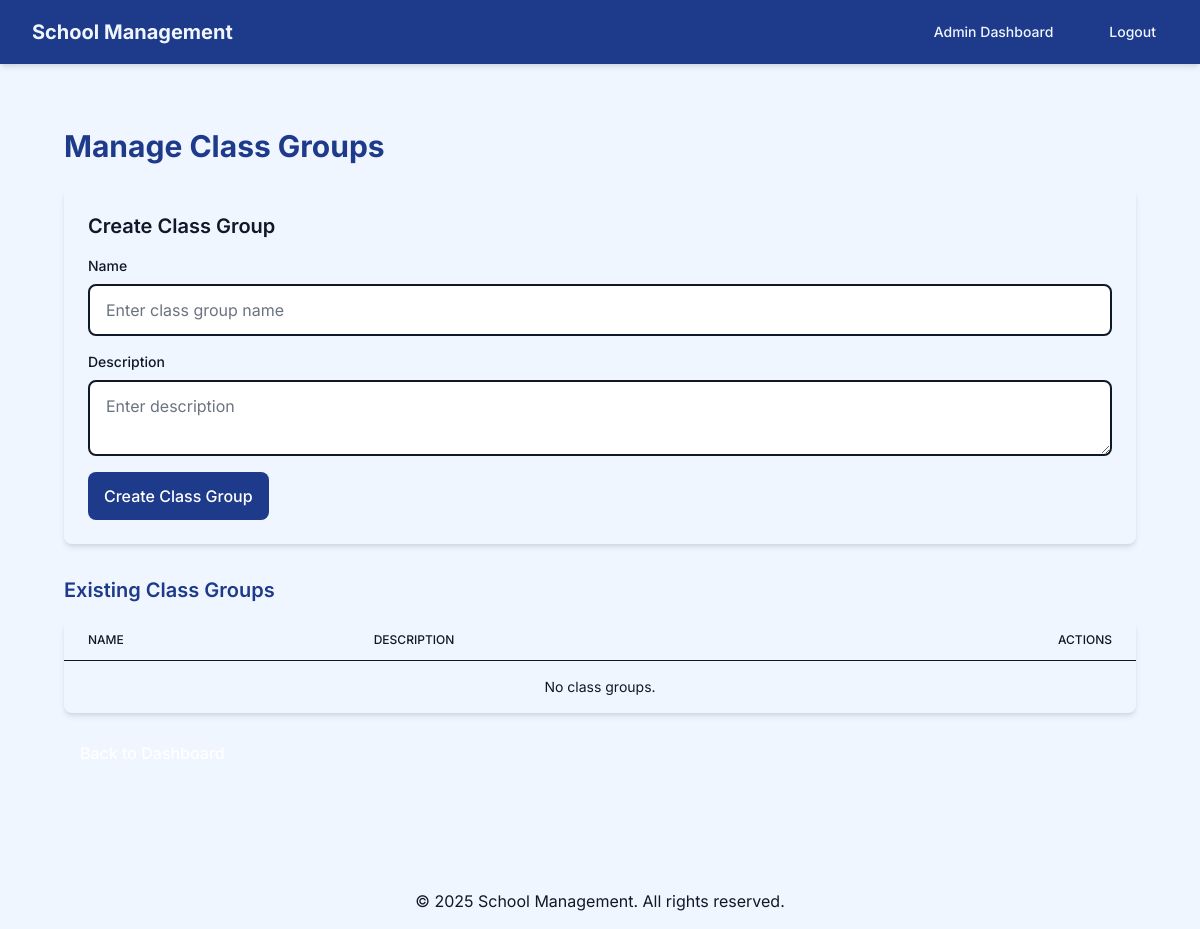
The app's page /school/admin/classes/ (signed in), older data.
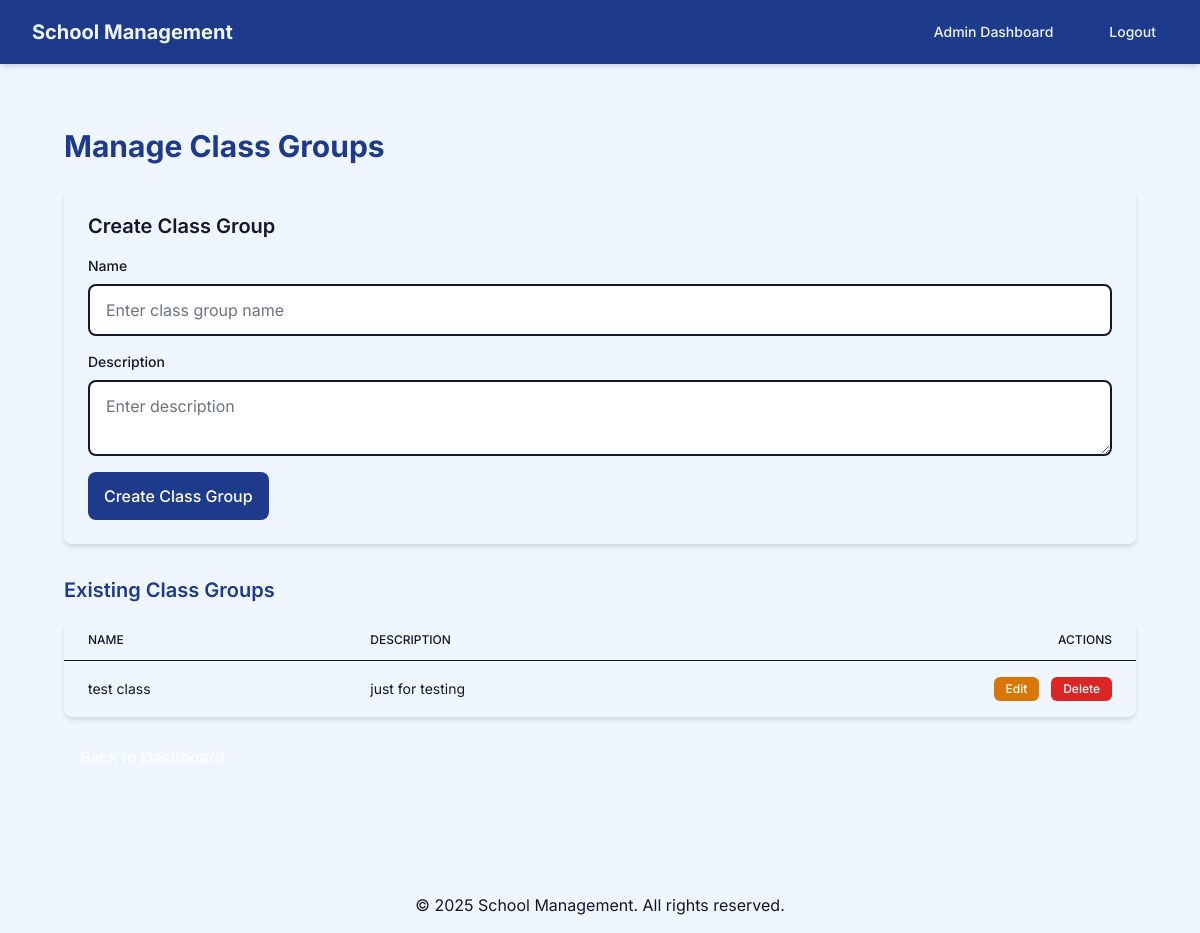
The same page, newer data.
### school_management/models.py (models this page shows, shortened)
class ClassGroup(models.Model):
    name = models.CharField(max_length=50, unique=True)
    description = models.TextField(blank=True)

### school_management/views.py (the view)
        @login_required
        def wrapper(request, *args, **kwargs):
            if is_superuser and not request.user.is_superuser:
                messages.error(request, "Access denied. Admin privileges required.")
                return redirect('login')
            elif is_staff and not request.user.is_staff:
                messages.error(request, "Access denied. Teacher privileges required.")
                return redirect('login')
            elif is_student and (request.user.is_staff or request.user.is_superuser):
                messages.error(request, "Access denied. Student account required.")
                return redirect('login')
            return view_func(request, *args, **kwargs)

### school_management/forms.py
class ClassGroupForm(forms.ModelForm):
    class Meta:
        model = ClassGroup
        fields = ['name', 'description']

### school_management/views.py (called while the page is built)
def user_role_required(is_superuser=False, is_staff=False, is_student=False):
    def decorator(view_func):
        @login_required
        def wrapper(request, *args, **kwargs):
            if is_superuser and not request.user.is_superuser:
                messages.error(request, "Access denied. Admin privileges required.")
                return redirect('login')
            elif is_staff and not request.user.is_staff:
                messages.error(request, "Access denied. Teacher privileges required.")
                return redirect('login')
            elif is_student and (request.user.is_staff or request.user.is_superuser):
                messages.error(request, "Access denied. Student account required.")
                return redirect('login')
            return view_func(request, *args, **kwargs)
        return wrapper
    return decorator

### school_management/templates/school_management/manage_classes.html (shortened to what the changed rows need)
{% extends 'base.html' %}
{% block content %}
    <div class="fade-in max-w-7xl mx-auto px-4 sm:px-6 lg:px-8 py-8">
        <h2 class="text-3xl font-bold text-blue-900 mb-6">Manage Class Groups</h2>
        <div class="bg-beige-100 rounded-lg shadow-md overflow-x-auto">
            <table class="min-w-full divide-y divide-gray-900">
                <thead class="bg-blue-50">
                    <tr>
                        <th class="px-6 py-3 text-left text-xs font-medium text-gray-900 uppercase">Name</th>
                        <th class="px-6 py-3 text-left text-xs font-medium text-gray-900 uppercase">Description</th>
                        <th class="px-6 py-3 text-right text-xs font-medium text-gray-900 uppercase">Actions</th>
                    </tr>
                </thead>
                <tbody class="divide-y divide-gray-900">
                    {% for class_group in class_groups %}
                        <tr class="hover:bg-blue-50 transition duration-200">
                            <td class="px-6 py-4 whitespace-nowrap text-sm text-gray-900">{{ class_group.name }}</td>
                            <td class="px-6 py-4 text-sm text-gray-900">{{ class_group.description|default:"No description" }}</td>
                            <td class="px-6 py-4 whitespace-nowrap text-sm space-x-2 text-right">
                                <a href="{% url 'edit_class' class_group.id %}" class="inline-block bg-yellow-600 text-white px-3 py-1 rounded-md text-xs font-medium hover:bg-yellow-700 hover:scale-105 transition-all duration-300">Edit</a>
                                <form method="POST" class="inline-block" onsubmit="return confirm('Are you sure you want to delete {{ class_group.name }}? This cannot be undone.');">
                                    <button type="submit" class="bg-red-600 text-white px-3 py-1 rounded-md text-xs font-medium hover:bg-red-700 hover:scale-105 transition-all duration-300">Delete</button>
                                </form>
                            </td>
                        </tr>
                    {% empty %}
                        <tr>
                            <td colspan="3" class="px-6 py-4 text-center text-sm text-gray-900">No class groups.</td>
                        </tr>
                    {% endfor %}
                </tbody>
            </table>
        </div>
    </div>
{% endblock %}

Row changes from the older to the newer data that the page shows:
added ClassGroup: name "test class", description "just for testing"
Text that changed along with them:
text no longer shown: "No class groups."
